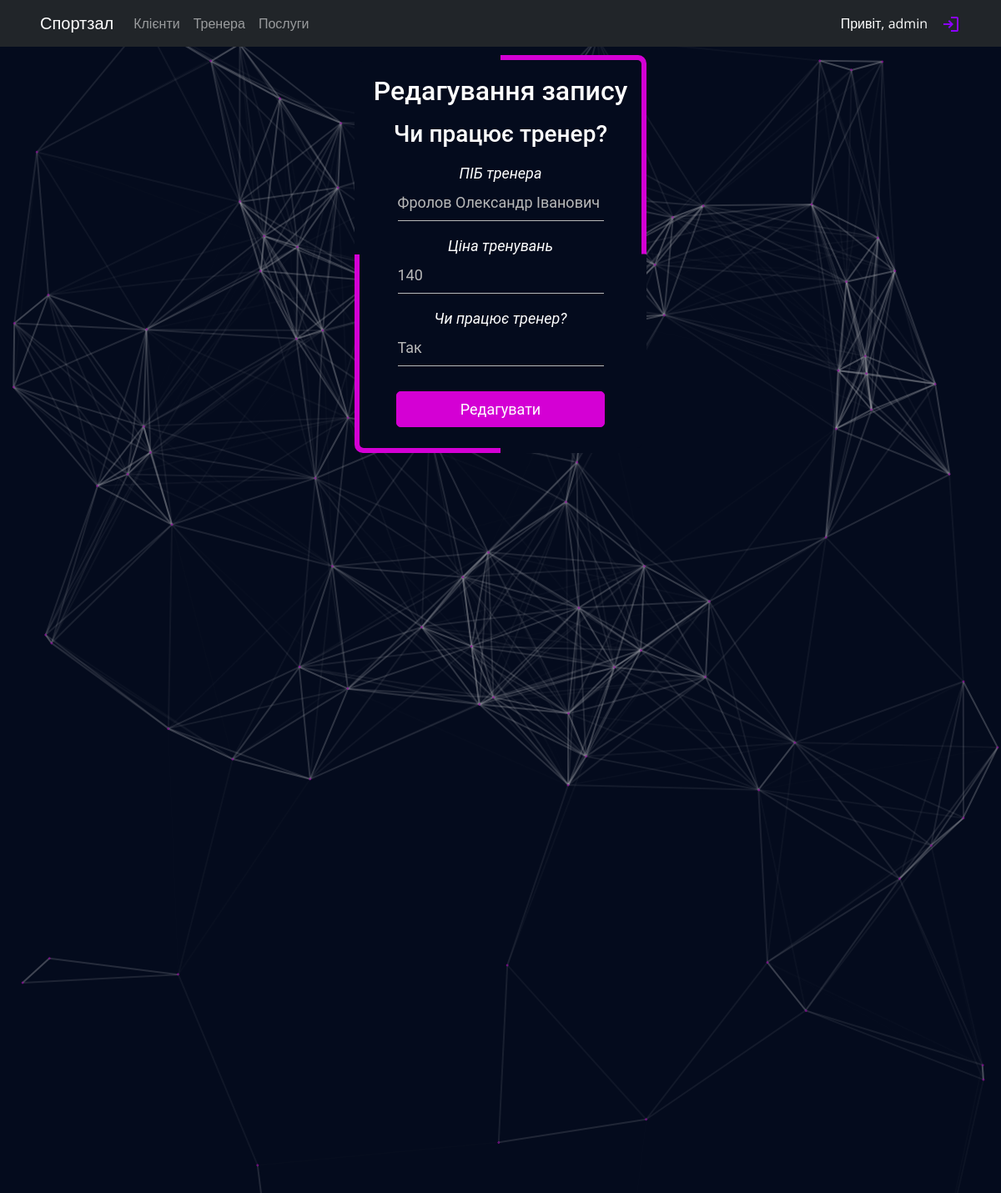
The app's page /edit.php?table=trainer&id=19 (signed in) with its own data.
### tables this page shows
CREATE TABLE `trainer` (
  `trainer_id` int(11) NOT NULL,
  `trainer_fio` varchar(255) NOT NULL,
  `trainer_price` varchar(255) NOT NULL,
  `is_work` varchar(10) NOT NULL
);

### includes/connection.php (called while the page is built, shortened)
<?php
function _switch($table)
{
    switch ($table) {
        case 'trainer':
            $name = 'Таблиця тренерів';
            $cols = ['ID', 'ПIБ тренера', 'Ціна тренувань', 'Чи працює тренер?'];
            $n_cols = [
                'trainer_id' => $cols[0],
                'trainer_fio' => $cols[1],
                'trainer_price' => $cols[2],
                'is_work' => $cols[3]
            ];
            break;
    }
    return [
        'name'   => $name,
        'cols'   => $cols,
        'n_cols' => $n_cols
    ];
}

### edit.php (the view, shortened to what this page needs)
<?php
require_once("includes/connection.php");
if (!empty($_POST)) {
    $table = htmlspecialchars($_POST['table']);
    $id = filter_var($_POST['id'], FILTER_SANITIZE_NUMBER_INT);
    if (!filter_var($id, FILTER_VALIDATE_INT)) {
        exit('Помилка з айді! Не грайтеся з вогнем :)');
    }
    extract(_switch($table));
    foreach ($n_cols as $col => $a) {
        $col_name = $col;
        break;
    }
    $i = 0;
    $_data = [];
    foreach ($_POST as $key => $data) {
        if ($i > 1) {
            $_data[$i - 2] = $data;
        }
        $i++;
    }
    $sql = "UPDATE `$table` SET ";
    $i = 0;
    foreach ($n_cols as $col => $a) {
        if ($i != 0) {
            if ($i > 1) {
                $sql .= ", ";
            }
            $sql .= "`" . $col . "` = '" . $_data[$i - 1] . "'";
        }
        $i++;
    }
    $sql .= " WHERE `$col_name` = '$id'";
    mysqli_query($con, $sql);
    msg('Запис успішно змінено!', false);
    header('Location: ./index.php?table=' . $table);
} else if ($_GET["table"] != "" && $_GET["id"] != "") {
    $table = htmlspecialchars($_GET['table']);
    $id = filter_var($_GET['id'], FILTER_SANITIZE_NUMBER_INT);
    extract(_switch($table));
    require 'includes/header.php';
    foreach ($n_cols as $col => $a) {
        $col_name = $col;
        break;
    }
    $data = mysqli_query($con, "SELECT * FROM `$table` WHERE `$table`.`$col_name` = '$id'");
    $data = mysqli_fetch_row($data);
    $_data = [];
    $i = 0;
    foreach ($n_cols as $col => $name) {
        $_data[$col] = $data[$i];
        $i++;
    }
?>
    <div class="container mregister">
        <div id="login" class="text-white text-center">
            <h2 class="pt-4">Редагування запису</h2>
            <h3 class="py-2"><?= $name ?></h3>
            <form action="edit.php" id="loginform" method="post" name="loginform">
                <?php $i = 0; ?>
                <?php foreach ($_data as $key => $data) : ?>
                    <?php if ($i != 0) : ?>
                        <?php
                        $type = 'text';
                        ?>
                        <p><label for="<?= $key ?>"><?= $n_cols[$key] ?><br>
                                <input class="input" id="<?= $key ?>" name="<?= $key ?>" size="20" type="<?= $type ?>" value="<?= htmlspecialchars($data) ?>"></label></p>
                    <?php endif; ?>
                    <?php $i++; ?>
                <?php endforeach; ?>
                <p class="submit"><input class="button" type="submit" value="Редагувати"></p>
            </form>
        </div>
    </div>
<?php
    require 'includes/footer.php';
} else {
    header('Location: ./index.php');
}

### css/style.css (style rules this page uses)
* { user-select: none; }
body { width: 100%; height: auto; overflow-x: hidden; background-color: #040B1D; box-sizing: border-box; font-family: 'Open Sans', sans-serif; color: black; }
.mregister { margin: 10px auto 0; position: relative; border-radius: 10px; z-index: 0; overflow: hidden; display: flex; align-items: center; justify-content: center; font-size: 24px; font-family: 'Roboto', sans-serif; width: 350px; }
.mregister::before { content: ''; position: absolute; z-index: -2; left: -50%; top: -50%; width: 200%; height: 200%; background-repeat: no-repeat; background-size: 50% 50%, 50% 50%; background-position: 0 0, 100% 0, 100% 100%, 0 100%; background-image: linear-gradient(#040B1D, #040B1D), linear-gradient(#d400d4, #d400d4), linear-gradient(#040B1D, #040B1D), linear-gradient(#d400d4, #d400d4); animation: animate 20s linear infinite; }
.mregister::after { content: ''; position: absolute; z-index: -1; left: 6px; top: 6px; width: calc(100% - 12px); height: calc(100% - 12px); background: #040B1D; border-radius: 5px; }
.container label { color: #fff; font-size: 18px; }
#login { width: 320px; margin: auto; padding-bottom: 15px; }
.container form .input, .container input[type=text], .container input[type=password], .container input[type=e] { display: block; margin: 0 auto; width: 100%; border: none !important; border-bottom: 1.5px solid rgb(185, 185, 185) !important; background: none !important; box-shadow: none !important; outline: none !important; color: rgb(185, 185, 185); padding: 8px 0 8px; transition: .2s; }
.container input[type=text], .container input[type=password], .container input[type=e] { width: 100%; }
.button { border: solid 1px #d400d4; background: #d400d4; background: -webkit-gradient(linear, left top, leftbottom, from(#d400d4), to(#d400d4)); background: -moz-linear-gradient(top, #d400d4, #d400d4); filter: progid:DXImageTransform.Microsoft.gradient(startColorstr='#faa51a', endColorstr='#f47a20'); color: #fff; padding: 7px 12px; margin-top: 30px; -webkit-border-radius: 5px; -moz-border-radius: 5px; border-radius: 5px; cursor: pointer; margin-left: auto; margin-right: auto; font-size: 18px; }

### css/style-table.css (style rules this page uses)
p { font-style: italic; }
input, textarea, button { padding: 10px; display: block; min-height: 30px; width: 250px; margin-bottom: 10px; }

### records on screen
trainer: trainer_fio "Фролов Олександр Іванович", trainer_price "140", is_work "Так"

### other values on screen
$_SESSION['user'][0] "admin"
$name "Чи працює тренер?"
$n_cols[$key] "ПIБ тренера"
$n_cols[$key] "Ціна тренувань"
$n_cols[$key] "Чи працює тренер?"
